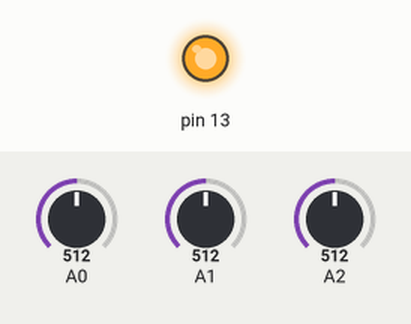
Simulated run of this sketch. Board: Arduino Uno, built with avr-gcc and run on an emulated ATmega328P. Shown: output pins drawn as LEDs (lit = HIGH). The inputs (shaded band) are chosen by the test bench; at power-on: A0 = 512, A1 = 512, A2 = 512. What the sketch prints to the serial monitor is not drawn.

Above: at 0.1 s.
Timing chart, 0 to 1.6 s (numbered marks = the images above):
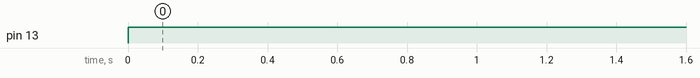

Measured:
- by itself, pin 13: LOW → HIGH at 0.00 s

The sketch:

lightfollower.ino
```cpp
void setup() {
 // put your setup code here, to run once:
 Serial.begin(9600);
  pinMode(13,OUTPUT);
}
void loop() {
 // put your main code here, to run repeatedly:
digitalWrite(13,HIGH);
 Serial.print("AD0:");
 Serial.print(analogRead(A0));
Serial.print(" \t ");
 Serial.print("AD1:");
 Serial.print(analogRead(A1));
Serial.print(" \t ");
 Serial.print("AD2:");
 Serial.println(analogRead(A2));
 delay(500);
}
```
